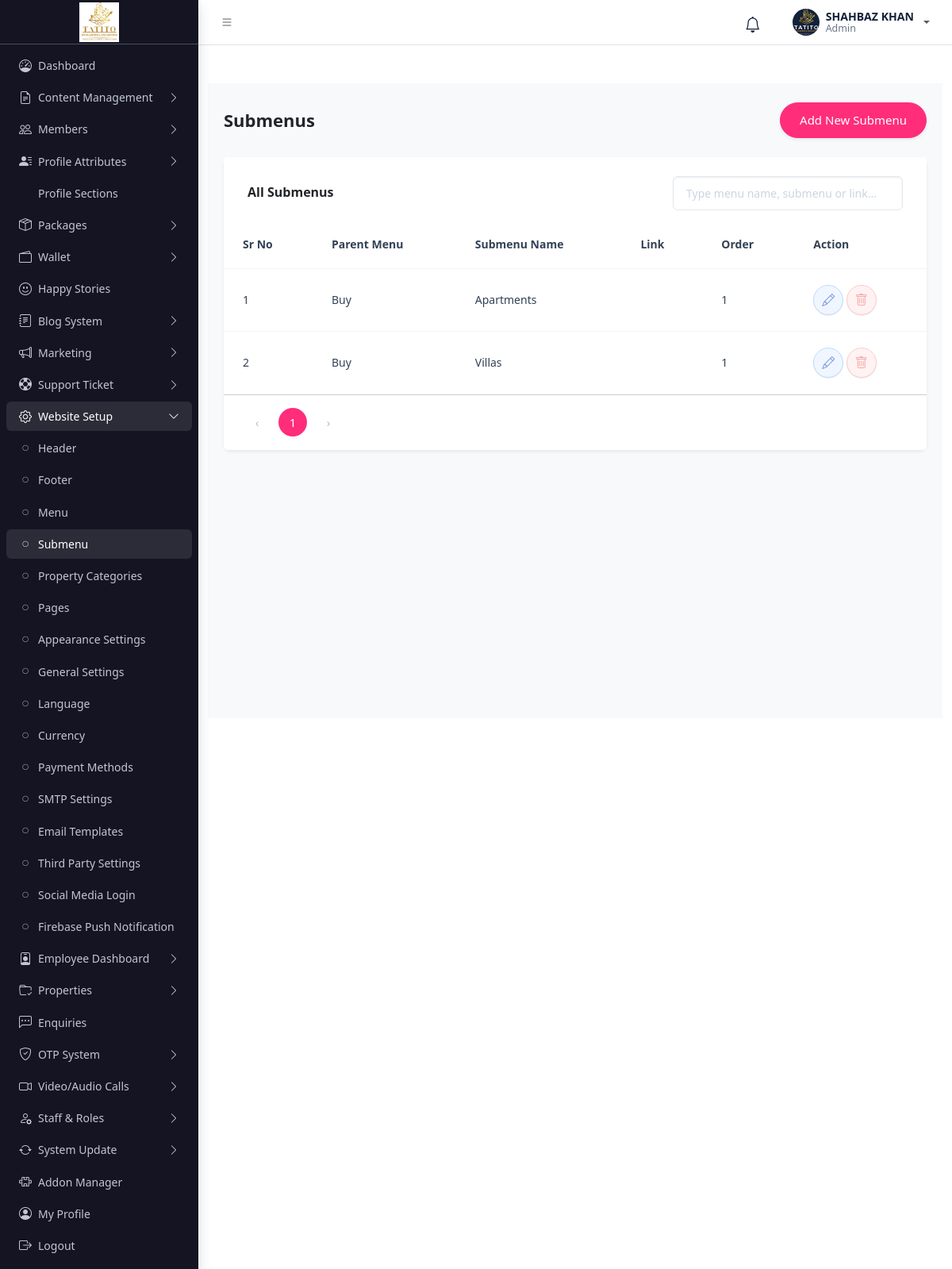
The app's page /admin/submenu.php (signed in) with its own data.
### tables this page shows
CREATE TABLE `users` (
  `id` int(11) NOT NULL,
  `fullname` varchar(100) NOT NULL,
  `username` varchar(50) NOT NULL,
  `mobile_number` varchar(10) NOT NULL,
  `profile_image` varchar(255) DEFAULT NULL,
  `email_verified` tinyint(1) NOT NULL DEFAULT 0,
  `otp_code` varchar(6) DEFAULT NULL,
  `otp_expires` datetime DEFAULT NULL,
  `last_login` datetime DEFAULT NULL,
  `password` varchar(255) NOT NULL,
  `role` enum('admin','user') NOT NULL DEFAULT 'user',
  `account_type` enum('buyer','seller','builder','agent','developer') NOT NULL DEFAULT 'buyer',
  `created_at` timestamp NOT NULL DEFAULT current_timestamp(),
  `reset_token` varchar(64) DEFAULT NULL,
  `reset_expires` datetime DEFAULT NULL
);

CREATE TABLE `submenus` (
  `id` int(11) NOT NULL,
  `menu_id` int(11) NOT NULL,
  `submenu_name` varchar(100) NOT NULL,
  `submenu_link` varchar(255) DEFAULT NULL,
  `submenu_order` int(11) DEFAULT 0,
  `status` enum('Active','Inactive') DEFAULT 'Active',
  `created_at` timestamp NOT NULL DEFAULT current_timestamp(),
  `updated_at` timestamp NOT NULL DEFAULT current_timestamp() ON UPDATE current_timestamp()
);

CREATE TABLE `menus` (
  `id` int(11) NOT NULL,
  `menu_name` varchar(100) NOT NULL,
  `menu_slug` varchar(191) DEFAULT NULL,
  `menu_order` int(11) DEFAULT 0,
  `status` enum('Active','Inactive') DEFAULT 'Active',
  `created_at` timestamp NOT NULL DEFAULT current_timestamp(),
  `updated_at` timestamp NOT NULL DEFAULT current_timestamp() ON UPDATE current_timestamp()
);

### admin/includes/security.php (called while the page is built, shortened)
<?php
if (!function_exists('csrf_token')) {
    function csrf_token() {
        return $_SESSION['csrf_token'];
    }
}

### admin/submenu.php (the view, shortened to what this page needs)
<?php
require_once 'auth_check.php';
$menus=[];
$menuResult=$conn->query("SELECT id, menu_name FROM menus WHERE status='Active' ORDER BY menu_order ASC");
if($menuResult){
    while($row=$menuResult->fetch_assoc()){
        $menus[]=$row;
    }
}
$totalSubmenus = 0;
$stmt = $conn->prepare("SELECT COUNT(*) AS total FROM submenus");
if($stmt){
    $stmt->execute();
    $stmt->bind_result($totalSubmenus);
}
$perPage = 5;
$page = isset($_GET['page']) ? max(1, intval($_GET['page'])) : 1;
$currentPage = $page;
$totalPages = max(1, (int) ceil($totalSubmenus / $perPage));
$page = min($page, $totalPages);
$offset = ($page - 1) * $perPage;
$submenus=[];
$subStmt = $conn->prepare(
    "SELECT s.id, s.submenu_name, s.submenu_link, s.submenu_order, s.menu_id, m.menu_name " .
    "FROM submenus s " .
    "INNER JOIN menus m ON s.menu_id = m.id " .
    "ORDER BY m.menu_order ASC, s.submenu_order ASC " .
    "LIMIT ?, ?"
);
if($subStmt){
    $subStmt->bind_param("ii", $offset, $perPage);
    $subStmt->execute();
    $result = $subStmt->get_result();
    while($row = $result->fetch_assoc()){
        $submenus[] = $row;
    }
}
$showFooter = true;
$pageTitle         = 'Submenus';
$tableTitle        = 'All Submenus';
$showAddButton     = count($menus) > 0;
$addButtonText     = 'Add New Submenu';
$addModalId        = 'addSubmenuModal';
$showSearch        = true;
$searchPlaceholder = 'Type menu name, submenu or link...';
$headers           = ['Sr No', 'Parent Menu', 'Submenu Name', 'Link', 'Order', 'Action'];
$editModalId      = 'editSubmenuModal';
$rows = [];
if(count($submenus) > 0){
    $i = 1;
    foreach($submenus as $s){
        $actionButtons = '
            <button class="btn btn-action btn-action-edit edit-btn" type="button"
                data-id="'.htmlspecialchars($s['id'], ENT_QUOTES).'"
                data-menu_id="'.htmlspecialchars($s['menu_id'], ENT_QUOTES).'"
                data-submenu_id="'.htmlspecialchars($s['id'], ENT_QUOTES).'"
                data-submenu_name="'.htmlspecialchars($s['submenu_name'], ENT_QUOTES).'"
                data-submenu_link="'.htmlspecialchars($s['submenu_link'], ENT_QUOTES).'"
                data-submenu_order="'.htmlspecialchars($s['submenu_order'], ENT_QUOTES).'"
                data-bs-toggle="modal"
                data-bs-target="#'.$editModalId.'">
                <i class="bi bi-pencil"></i>
            </button>
            <a href="submenu.php?delete='.$s['id'].'&csrf_token='.urlencode(csrf_token()).'" class="btn btn-action btn-action-delete" onclick="return confirm(\'Delete this submenu?\');">
                <i class="bi bi-trash"></i>
            </a>';
        $rows[] = [
            $i++,
            htmlspecialchars($s['menu_name']),
            htmlspecialchars($s['submenu_name']),
            htmlspecialchars($s['submenu_link']),
            htmlspecialchars($s['submenu_order']),
            $actionButtons
        ];
    }
}
?>
<!DOCTYPE html>
<html>
    <head>
    <link rel="stylesheet" href="css/adminlte.css">
    <link rel="stylesheet" href="https://cdn.jsdelivr.net/npm/bootstrap-icons@1.11.3/font/bootstrap-icons.css">
    </head>
<body>
    <div class="app-wrapper">
        <?php include 'nav.php'; ?>
        <?php include 'sidebar.php'; ?>
        <main class="app-main">
            <div class="container mt-5">
                <div class="row justify-content-center">
                    <div class="col-md-12">
                        <?php include __DIR__ . '/components/table/table.php'; ?>
                    </div>
                </div>
            </div>
        </main>
    </div>
    <?php include __DIR__ . '/includes/ui_footer.php'; ?>
</body>
</html>

### admin/nav.php (shortened to what this page needs)
<?php
require_once __DIR__ . '/includes/security.php';
require_once __DIR__ . '/config.php';
$user = null;
if(isset($_SESSION['id'])){
    $stmt = $conn->prepare("SELECT * FROM users WHERE id = ?");
    $stmt->bind_param("i", $_SESSION['id']);
    $stmt->execute();
    $result = $stmt->get_result();
    $user = $result->fetch_assoc();
}
$fullname = $user["fullname"] ?? ($_SESSION['fullname'] ?? 'Guest');
$role     = $user["role"] ?? 'admin';
$avatar_image = $user["profile_image"] ?? '';
$has_avatar_image = !empty($avatar_image) && file_exists($avatar_image);
?>
<nav class="app-header navbar navbar-expand bg-body">
    <div class="container-fluid">
        <ul class="navbar-nav">
            <li class="nav-item">
                <a class="nav-link" data-lte-toggle="sidebar" href="#">
                    <i class="bi bi-list"></i>
                </a>
            </li>
        </ul>
        <ul class="navbar-nav ms-auto align-items-center gap-2">
            <li class="nav-item dropdown">
                <a class="nav-link bell-link" href="#" data-bs-toggle="dropdown" aria-label="Notifications">
                    <i class="bi bi-bell fs-5"></i>
                </a>
            </li>
            <li class="nav-item dropdown">
                <a class="nav-link dropdown-toggle d-flex align-items-center gap-2" data-bs-toggle="dropdown" href="#">
                    <span class="user-avatar-sm">
                        <?php if ($has_avatar_image): ?>
                            <img src="<?php echo htmlspecialchars($avatar_image); ?>" alt="<?php echo htmlspecialchars($fullname); ?>">
                        <?php else: ?>
                            <?php echo $user ? strtoupper(substr($fullname, 0, 1)) : '?'; ?>
                        <?php endif; ?>
                    </span>
                    <span class="user-info-inline d-none d-md-flex flex-column">
                        <span class="name"><?php echo htmlspecialchars(strtoupper($fullname)); ?></span>
                        <span class="role"><?php echo htmlspecialchars($role); ?></span>
                    </span>
                </a>
            </li>
        </ul>
    </div>
</nav>

### admin/components/table/table.php (shortened to what this page needs)
<?php
$currentPage = isset($currentPage) ? max(1, intval($currentPage)) : (isset($page) ? max(1, intval($page)) : 1);
$totalPages = isset($totalPages) ? max(1, intval($totalPages)) : 1;
?>
<?php if(!defined('TABLE_COMPONENT_CSS_INCLUDED')): define('TABLE_COMPONENT_CSS_INCLUDED', true); ?>
<link rel="stylesheet" href="components/table/table.css">
<?php endif; ?>
<div class="container-fluid py-4 bg-light min-vh-100">
    <div class="d-flex justify-content-between align-items-center mb-4 px-2">
        <h3 class="fw-semibold mb-0 text-dark" style="font-size: 22px;"><?= htmlspecialchars($pageTitle) ?></h3>
        <?php if(!empty($showAddButton) && !empty($addModalId)): ?>
            <button class="btn btn-primary-custom rounded-pill shadow-sm" data-bs-toggle="modal" data-bs-target="#<?= htmlspecialchars($addModalId) ?>">
                <span><?= htmlspecialchars($addButtonText) ?></span>
            </button>
        <?php endif; ?>
    </div>
    <div class="card card-custom border-0 shadow-sm rounded-3 mx-2">
        <div class="card-header card-header-custom bg-white border-0">
            <div class="row align-items-center g-3">
                <div class="col-md-6">
                    <h5 class="fw-semibold mb-0 text-dark" style="font-size: 16px;"><?= htmlspecialchars($tableTitle) ?></h5>
                </div>
                <?php if(!empty($showSearch)): ?>
                    <div class="col-md-6 text-md-end">
                        <input type="search" class="form-control d-inline-block search-input-custom" placeholder="<?= htmlspecialchars($searchPlaceholder ?? '') ?>">
                    </div>
                <?php endif; ?>
            </div>
        </div>
        <div class="table-responsive">
            <table class="table table-custom align-middle">
                <thead>
                    <tr>
                        <?php foreach($headers as $header): ?>
                            <th><?= htmlspecialchars($header) ?></th>
                        <?php endforeach; ?>
                    </tr>
                </thead>
                <tbody>
                    <?php if(!empty($rows)): ?>
                        <?php foreach($rows as $row): ?>
                            <tr>
                                <?php foreach($row as $cell): ?>
                                    <td><?= $cell ?></td>
                                <?php endforeach; ?>
                            </tr>
                        <?php endforeach; ?>
                    <?php else: ?>
                        <tr>
                            <td colspan="<?= count($headers) ?>" class="text-center py-5 text-muted">No records found</td>
                        </tr>
                    <?php endif; ?>
                </tbody>
            </table>
        </div>
        <?php if(!empty($showFooter)): ?>
<div class="card-footer bg-white d-flex justify-content-between align-items-center px-4 py-3 ">
    <nav>
        <ul class="pagination custom-pagination mb-0">
            <li class="page-item <?= ($currentPage <= 1) ? 'disabled' : '' ?>">
                <a class="page-link"
                   href="?page=<?= $currentPage-1 ?>">
                    &lsaquo;
                </a>
            </li>
            <?php for($i=1;$i<=$totalPages;$i++): ?>
                <li class="page-item <?= ($currentPage==$i)?'active':'' ?>">
                    <a class="page-link"
                       href="?page=<?= $i ?>">
                        <?= $i ?>
                    </a>
                </li>
            <?php endfor; ?>
            <li class="page-item <?= ($currentPage >= $totalPages) ? 'disabled' : '' ?>">
                <a class="page-link"
                   href="?page=<?= $currentPage+1 ?>">
                    &rsaquo;
                </a>
            </li>
        </ul>
    </nav>
</div>
<?php endif; ?>
    </div>
</div>

### admin/components/table/table.css (style rules this page uses)
.btn-primary-custom { background-color: #ff2d7a !important; border-color: #ff2d7a !important; font-size: 15px; font-weight: 500; padding: 10px 24px !important; color: #ffffff; }
.card-custom { border: none !important; background-color: #ffffff !important; border-radius: 8px !important; }
.card-header-custom { padding: 24px 30px 12px 30px !important; }
.search-input-custom { font-size: 14px; color: #4b5563; border: 1px solid #e2e8f0; background-color: #ffffff !important; padding: 10px 16px; width: 290px !important; border-radius: 6px !important; }
.search-input-custom::placeholder { color: #cbd5e1; }
.table-responsive { background-color: #ffffff !important; width: 100%; overflow-x: auto; -webkit-overflow-scrolling: touch; }
.table-custom { width: 100%; margin-bottom: 0 !important; border-collapse: collapse !important; background-color: #ffffff !important; table-layout: auto; }
.table-custom thead th { background-color: #ffffff !important; color: #334155; font-size: 14px; font-weight: 600; padding: 20px 24px !important; border-bottom: 1px solid #f1f5f9 !important; white-space: normal; }
.table-custom th, .table-custom td { white-space: normal; word-break: break-word; min-width: 0; }
.table-custom tbody tr { border-bottom: 1px solid #f1f5f9 !important; }
.table-custom tbody td { padding: 20px 24px !important; color: #334155; font-size: 14px; vertical-align: middle; background-color: #ffffff !important; }
.btn-action { width: 38px; height: 38px; display: inline-flex; align-items: center; justify-content: center; border-radius: 50%; border: 1px solid transparent; font-size: 16px; transition: all 0.2s ease; padding: 0; }
.btn-action i { font-size: 16px; }
.btn-action-edit { color: #7e9adb; background-color: #eff6ff; border-color: #bfdbfe; }
.btn-action-delete { color: #f5a9a9; background-color: #fef2f2; border-color: #fecaca; }
.custom-pagination { gap: 10px; }
.custom-pagination .page-item { display: flex; }
.custom-pagination .page-link { width: 36px; height: 36px; border: none; border-radius: 50%; display: flex; align-items: center; justify-content: center; font-size: 15px; font-weight: 500; color: #111827; background: #fff; transition: 0.25s; box-shadow: none; padding: 0; }
.custom-pagination .page-item.active .page-link { background-color: #ff2d7a; color: #fff; }
.custom-pagination .page-item.disabled .page-link { color: #bdbdbd; background: transparent; cursor: not-allowed; }
.card-footer { min-height: 70px; }

### admin/nav.php (style rules this page uses)
.user-avatar-sm { width:34px; height:34px; border-radius:50%; background:#12213a; color:#fff; display:flex; align-items:center; justify-content:center; font-weight:700; font-size:.9rem; flex-shrink:0; overflow:hidden; }
.user-avatar-sm img { width:100%; height:100%; object-fit:cover; }
.user-info-inline { line-height:1.15; }
.user-info-inline .name { font-weight:700; color:#12213a; font-size:.88rem; }
.user-info-inline .role { color:#6b7686; font-size:.78rem; text-transform:capitalize; }
.app-header .nav-link.bell-link { color:#12213a; position:relative; }

### records on screen
users: profile_image (picture), fullname "SHAHBAZ KHAN", role "Admin"
submenus: cell "1", menu.menu_name "Buy", submenu_name "Apartments"
submenus: id "2", menu.menu_name "Buy", submenu_name "Villas", cell "1"

### other values on screen
$item['label'] "Dashboard"
$group['label'] "Content Management"
$group['label'] "Members"
$group['label'] "Profile Attributes"
$item['label'] "Profile Sections"
$group['label'] "Packages"
$group['label'] "Wallet"
$item['label'] "Happy Stories"
$group['label'] "Blog System"
$group['label'] "Marketing"
$group['label'] "Support Ticket"
$group['label'] "Website Setup"
$item['label'] "Header"
$item['label'] "Footer"
$item['label'] "Menu"
